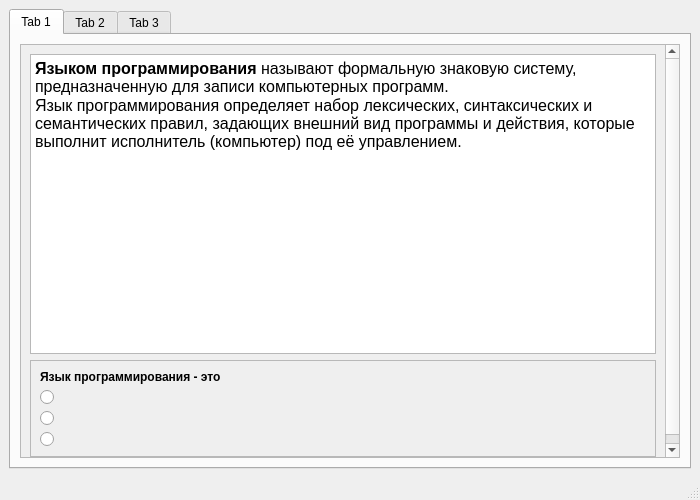
<?xml version="1.0" encoding="UTF-8"?>
<ui version="4.0">
 <class>MainWindow</class>
 <widget class="QMainWindow" name="MainWindow">
  <property name="geometry">
   <rect>
    <x>0</x>
    <y>0</y>
    <width>700</width>
    <height>500</height>
   </rect>
  </property>
  <property name="windowTitle">
   <string>MainWindow</string>
  </property>
  <widget class="QWidget" name="centralwidget">
   <layout class="QVBoxLayout" name="verticalLayout">
    <item>
     <widget class="QTabWidget" name="Tab3">
      <property name="currentIndex">
       <number>0</number>
      </property>
      <widget class="QWidget" name="tab_1">
       <attribute name="title">
        <string>Tab 1</string>
       </attribute>
       <layout class="QVBoxLayout" name="verticalLayout_2">
        <item>
         <widget class="QScrollArea" name="scrollArea">
          <property name="widgetResizable">
           <bool>true</bool>
          </property>
          <widget class="QWidget" name="scrollAreaWidgetContents">
           <property name="geometry">
            <rect>
             <x>0</x>
             <y>-19</y>
             <width>639</width>
             <height>414</height>
            </rect>
           </property>
           <layout class="QVBoxLayout" name="verticalLayout_5">
            <item>
             <widget class="QTextEdit" name="textEdit">
              <property name="minimumSize">
               <size>
                <width>500</width>
                <height>300</height>
               </size>
              </property>
              <property name="readOnly">
               <bool>true</bool>
              </property>
              <property name="html">
               <string>&lt;!DOCTYPE HTML PUBLIC &quot;-//W3C//DTD HTML 4.0//EN&quot; &quot;http://www.w3.org/TR/REC-html40/strict.dtd&quot;&gt;
&lt;html&gt;&lt;head&gt;&lt;meta name=&quot;qrichtext&quot; content=&quot;1&quot; /&gt;&lt;style type=&quot;text/css&quot;&gt;
p, li { white-space: pre-wrap; }
&lt;/style&gt;&lt;/head&gt;&lt;body style=&quot; font-family:'MS Shell Dlg 2'; font-size:8.25pt; font-weight:400; font-style:normal;&quot;&gt;
&lt;p style=&quot; margin-top:0px; margin-bottom:0px; margin-left:0px; margin-right:0px; -qt-block-indent:0; text-indent:0px;&quot;&gt;&lt;span style=&quot; font-size:12pt; font-weight:600;&quot;&gt;Языком программирования&lt;/span&gt;&lt;span style=&quot; font-size:12pt;&quot;&gt; называют формальную знаковую систему, предназначенную для записи компьютерных программ.&lt;/span&gt;&lt;/p&gt;
&lt;p style=&quot; margin-top:0px; margin-bottom:0px; margin-left:0px; margin-right:0px; -qt-block-indent:0; text-indent:0px;&quot;&gt;&lt;span style=&quot; font-size:12pt;&quot;&gt;Язык программирования определяет набор лексических, синтаксических и семантических правил, задающих внешний вид программы и действия, которые выполнит исполнитель (компьютер) под её управлением.&lt;/span&gt;&lt;/p&gt;&lt;/body&gt;&lt;/html&gt;</string>
              </property>
             </widget>
            </item>
            <item>
             <widget class="QFrame" name="frame">
              <property name="frameShape">
               <enum>QFrame::StyledPanel</enum>
              </property>
              <property name="frameShadow">
               <enum>QFrame::Raised</enum>
              </property>
              <layout class="QVBoxLayout" name="verticalLayout_6">
               <item>
                <widget class="QLabel" name="label">
                 <property name="font">
                  <font>
                   <weight>75</weight>
                   <bold>true</bold>
                  </font>
                 </property>
                 <property name="text">
                  <string>Язык программирования - это</string>
                 </property>
                </widget>
               </item>
               <item>
                <widget class="QRadioButton" name="radioButton">
                 <property name="text">
                  <string/>
                 </property>
                 <attribute name="buttonGroup">
                  <string notr="true">buttonGroup</string>
                 </attribute>
                </widget>
               </item>
               <item>
                <widget class="QRadioButton" name="radioButton_2">
                 <property name="text">
                  <string/>
                 </property>
                 <attribute name="buttonGroup">
                  <string notr="true">buttonGroup</string>
                 </attribute>
                </widget>
               </item>
               <item>
                <widget class="QRadioButton" name="radioButton_3">
                 <property name="text">
                  <string/>
                 </property>
                 <attribute name="buttonGroup">
                  <string notr="true">buttonGroup</string>
                 </attribute>
                </widget>
               </item>
              </layout>
             </widget>
            </item>
           </layout>
          </widget>
         </widget>
        </item>
       </layout>
      </widget>
      <widget class="QWidget" name="tab_2">
       <attribute name="title">
        <string>Tab 2</string>
       </attribute>
       <layout class="QVBoxLayout" name="verticalLayout_3">
        <item>
         <widget class="QScrollArea" name="scrollArea_2">
          <property name="widgetResizable">
           <bool>true</bool>
          </property>
          <widget class="QWidget" name="scrollAreaWidgetContents_2">
           <property name="geometry">
            <rect>
             <x>0</x>
             <y>-19</y>
             <width>639</width>
             <height>414</height>
            </rect>
           </property>
           <layout class="QVBoxLayout" name="verticalLayout_8">
            <item>
             <widget class="QTextEdit" name="textEdit_2">
              <property name="minimumSize">
               <size>
                <width>500</width>
                <height>300</height>
               </size>
              </property>
              <property name="readOnly">
               <bool>true</bool>
              </property>
              <property name="html">
               <string>&lt;!DOCTYPE HTML PUBLIC &quot;-//W3C//DTD HTML 4.0//EN&quot; &quot;http://www.w3.org/TR/REC-html40/strict.dtd&quot;&gt;
&lt;html&gt;&lt;head&gt;&lt;meta name=&quot;qrichtext&quot; content=&quot;1&quot; /&gt;&lt;style type=&quot;text/css&quot;&gt;
p, li { white-space: pre-wrap; }
&lt;/style&gt;&lt;/head&gt;&lt;body style=&quot; font-family:'MS Shell Dlg 2'; font-size:8.25pt; font-weight:400; font-style:normal;&quot;&gt;
&lt;p style=&quot; margin-top:0px; margin-bottom:0px; margin-left:0px; margin-right:0px; -qt-block-indent:0; text-indent:0px;&quot;&gt;&lt;span style=&quot; font-size:12pt;&quot;&gt;Так же как и в естественных языках, во многих языках программирования одно и то же содержание может быть выражено несколькими способами, что позволяет говорить о наличии в них явления &lt;/span&gt;&lt;span style=&quot; font-size:12pt; font-weight:600;&quot;&gt;синонимии&lt;/span&gt;&lt;span style=&quot; font-size:12pt;&quot;&gt;.&lt;/span&gt;&lt;/p&gt;&lt;/body&gt;&lt;/html&gt;</string>
              </property>
             </widget>
            </item>
            <item>
             <widget class="QFrame" name="frame_2">
              <property name="frameShape">
               <enum>QFrame::StyledPanel</enum>
              </property>
              <property name="frameShadow">
               <enum>QFrame::Raised</enum>
              </property>
              <layout class="QVBoxLayout" name="verticalLayout_7">
               <item>
                <widget class="QLabel" name="label_2">
                 <property name="font">
                  <font>
                   <weight>75</weight>
                   <bold>true</bold>
                  </font>
                 </property>
                 <property name="text">
                  <string>Явление синонимии свойственно</string>
                 </property>
                </widget>
               </item>
               <item>
                <widget class="QRadioButton" name="radioButton_4">
                 <property name="text">
                  <string/>
                 </property>
                 <attribute name="buttonGroup">
                  <string notr="true">buttonGroup_2</string>
                 </attribute>
                </widget>
               </item>
               <item>
                <widget class="QRadioButton" name="radioButton_5">
                 <property name="text">
                  <string/>
                 </property>
                 <attribute name="buttonGroup">
                  <string notr="true">buttonGroup_2</string>
                 </attribute>
                </widget>
               </item>
               <item>
                <widget class="QRadioButton" name="radioButton_6">
                 <property name="text">
                  <string/>
                 </property>
                 <attribute name="buttonGroup">
                  <string notr="true">buttonGroup_2</string>
                 </attribute>
                </widget>
               </item>
              </layout>
             </widget>
            </item>
           </layout>
          </widget>
         </widget>
        </item>
       </layout>
      </widget>
      <widget class="QWidget" name="tab_3">
       <attribute name="title">
        <string>Tab 3</string>
       </attribute>
       <layout class="QVBoxLayout" name="verticalLayout_4">
        <item>
         <widget class="QScrollArea" name="scrollArea_3">
          <property name="widgetResizable">
           <bool>true</bool>
          </property>
          <widget class="QWidget" name="scrollAreaWidgetContents_3">
           <property name="geometry">
            <rect>
             <x>0</x>
             <y>-19</y>
             <width>639</width>
             <height>414</height>
            </rect>
           </property>
           <layout class="QVBoxLayout" name="verticalLayout_10">
            <item>
             <widget class="QTextEdit" name="textEdit_3">
              <property name="minimumSize">
               <size>
                <width>500</width>
                <height>300</height>
               </size>
              </property>
              <property name="readOnly">
               <bool>true</bool>
              </property>
              <property name="html">
               <string>&lt;!DOCTYPE HTML PUBLIC &quot;-//W3C//DTD HTML 4.0//EN&quot; &quot;http://www.w3.org/TR/REC-html40/strict.dtd&quot;&gt;
&lt;html&gt;&lt;head&gt;&lt;meta name=&quot;qrichtext&quot; content=&quot;1&quot; /&gt;&lt;style type=&quot;text/css&quot;&gt;
p, li { white-space: pre-wrap; }
&lt;/style&gt;&lt;/head&gt;&lt;body style=&quot; font-family:'MS Shell Dlg 2'; font-size:8.25pt; font-weight:400; font-style:normal;&quot;&gt;
&lt;p style=&quot; margin-top:0px; margin-bottom:0px; margin-left:0px; margin-right:0px; -qt-block-indent:0; text-indent:0px;&quot;&gt;&lt;span style=&quot; font-size:12pt;&quot;&gt;Особенностью синтаксиса языка программирования Python является отсутствие знаков препинания в конце каждой строки. Однако смыслоразличительную роль играет &lt;/span&gt;&lt;span style=&quot; font-size:12pt; font-weight:600;&quot;&gt;количество отступов&lt;/span&gt;&lt;span style=&quot; font-size:12pt;&quot;&gt; от левого края (абсолютно и относительно количества отступов у предыдущей строки). Если количество отступов будет нарушено, интерпретатор выдаст ошибку.&lt;/span&gt;&lt;/p&gt;&lt;/body&gt;&lt;/html&gt;</string>
              </property>
             </widget>
            </item>
            <item>
             <widget class="QFrame" name="frame_3">
              <property name="frameShape">
               <enum>QFrame::StyledPanel</enum>
              </property>
              <property name="frameShadow">
               <enum>QFrame::Raised</enum>
              </property>
              <layout class="QVBoxLayout" name="verticalLayout_9">
               <item>
                <widget class="QLabel" name="label_3">
                 <property name="font">
                  <font>
                   <weight>75</weight>
                   <bold>true</bold>
                  </font>
                 </property>
                 <property name="text">
                  <string>Выберите одно верное утверждение:</string>
                 </property>
                </widget>
               </item>
               <item>
                <widget class="QRadioButton" name="radioButton_7">
                 <property name="text">
                  <string/>
                 </property>
                 <attribute name="buttonGroup">
                  <string notr="true">buttonGroup_3</string>
                 </attribute>
                </widget>
               </item>
               <item>
                <widget class="QRadioButton" name="radioButton_8">
                 <property name="text">
                  <string/>
                 </property>
                 <attribute name="buttonGroup">
                  <string notr="true">buttonGroup_3</string>
                 </attribute>
                </widget>
               </item>
               <item>
                <widget class="QRadioButton" name="radioButton_9">
                 <property name="text">
                  <string/>
                 </property>
                 <attribute name="buttonGroup">
                  <string notr="true">buttonGroup_3</string>
                 </attribute>
                </widget>
               </item>
              </layout>
             </widget>
            </item>
           </layout>
          </widget>
         </widget>
        </item>
       </layout>
      </widget>
     </widget>
    </item>
   </layout>
  </widget>
  <widget class="QMenuBar" name="menubar">
   <property name="geometry">
    <rect>
     <x>0</x>
     <y>0</y>
     <width>700</width>
     <height>21</height>
    </rect>
   </property>
  </widget>
  <widget class="QStatusBar" name="statusbar"/>
 </widget>
 <resources/>
 <connections/>
 <buttongroups>
  <buttongroup name="buttonGroup"/>
  <buttongroup name="buttonGroup_2"/>
  <buttongroup name="buttonGroup_3"/>
 </buttongroups>
</ui>
